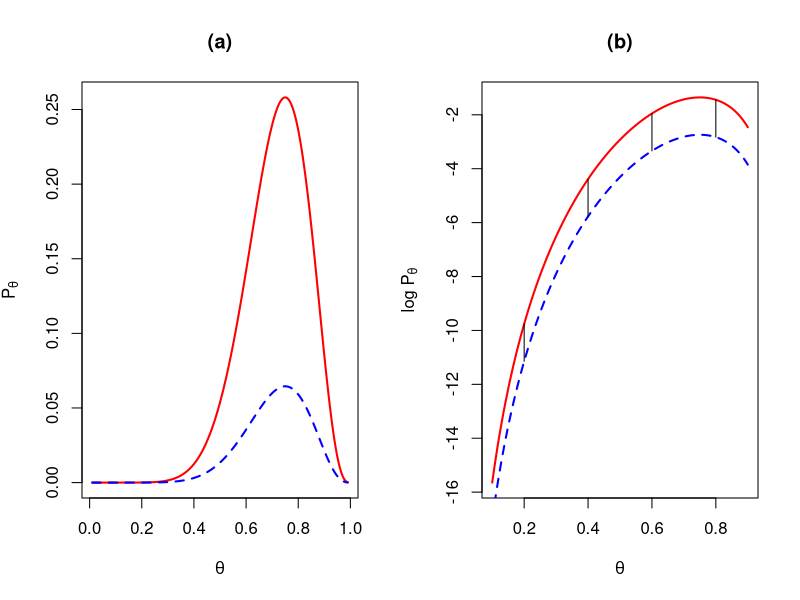
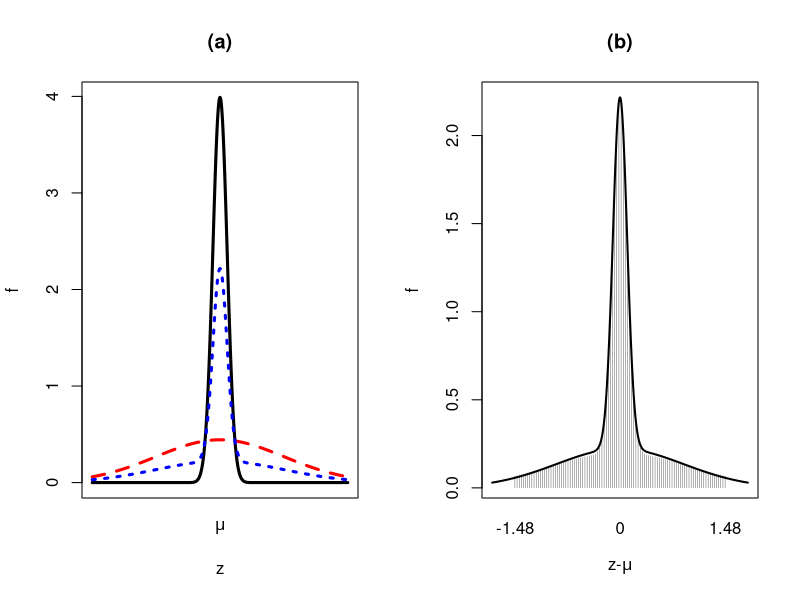
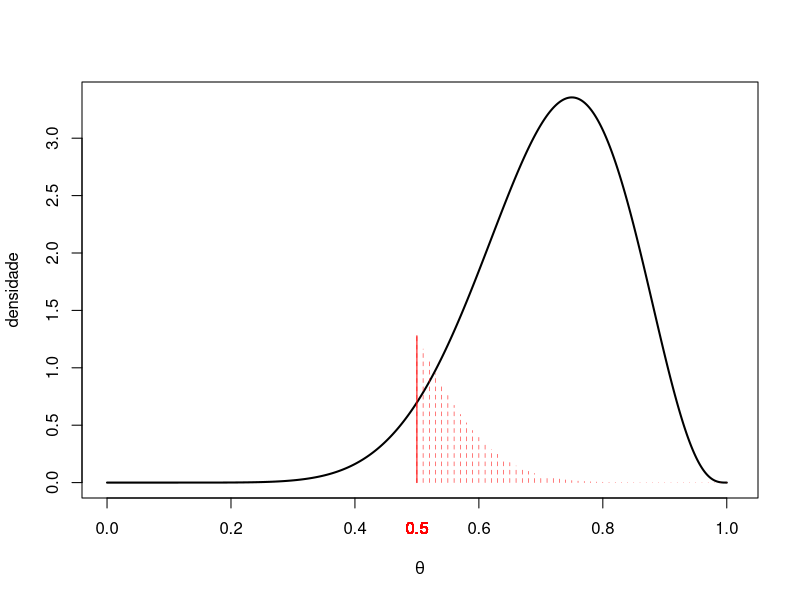

Generate these figures, in order, with R:
# Exemplo 1: Dados:  S S S F S F S S S S S F

x<-9
n<-12
k<-n-x
theta.0<-0.5

# Inferencia Classica, delineamento (parada) binomial

dbinom(0:n,n,theta.0) # probabilidades sob H_0
sum(dbinom(x:n,n,theta.0)) # p-valor
1-pbinom(x-1,n,theta.0)    # mesmo p-valor

# Infer?ncia Classica, delineamento (parada) binomial negativo

dnbinom(0:(2*x),k,1-theta.0) # probabilidades sob H_0
1-sum(dnbinom(0:(x-1),k,1-theta.0)) # p-valor
1-pnbinom(x-1,k,1-theta.0)   # mesmo p-valor

#############################
#     Fig. 1 (duas verossimilhanças para exemplo do PV)
#############################

par(mfrow=c(1,2))
theta<-seq(from=0.01,to=0.99,length=1000)

plot(theta,220*theta^9*(1-theta)^3,type='l',col='red',
     xlab=expression(theta),ylab=expression(P[theta]),lty=1,lwd=2)
lines(theta,55*theta^9*(1-theta)^3,col='blue',lty=2,lwd=2)
title(main='(a)')

theta<-seq(from=0.1,to=0.9,length=1000)
plot(theta,log(220)+9*log(theta)+3*log(1-theta),type='l',col='red',
     xlab=expression(theta),ylab=expression(paste('log',' ',P[theta])),lty=1,lwd=2)
lines(theta,log(55)+9*log(theta)+3*log(1-theta),col='blue',
      ylim=c(log(55)+9*log(0.1)+3*log(0.9),log(220)+9*log(0.9)+3*log(0.1)),lty=2,lwd=2)
title(main='(b)')

te<-c(0.2,0.4,0.6,0.8)
for(t in te){
  y.l<-log(55)+9*log(t)+3*log(1-t)
  lines(c(t,t),c(y.l,log(220)+y.l-log(55)))
}

#   Exemplo 2 (PC, misturas)

sigma.a<-0.1
sigma.b<-0.9
nivel<-0.95
z.nivel<-qnorm((1+nivel)/2)

x<-3.7

x-z.nivel*sigma.a;x+z.nivel*sigma.a   # IC, Resposta 2.1

# Calculo dos percentis da mistura

F.mistura<-function(z){0.5*pnorm(z,0,sigma.a)+0.5*pnorm(z,0,sigma.b)-(1+nivel)/2}
mist.upper<-uniroot(f=F.mistura,interval=c(0,3))$root

F.mistura<-function(z){0.5*pnorm(z,0,sigma.a)+0.5*pnorm(z,0,sigma.b)-(1-nivel)/2}
mist.lower<-uniroot(f=F.mistura,interval=c(-3,0))$root

mist.lower;mist.upper

#############################
#     Fig. 2 (mistura de va's para o PC)
#############################

par(mfrow=c(1,2))

mu<-3
z<-seq(from=-1.8,to=1.8,length=10000)
z<-mu+z
f.a<-dnorm(z,mu,sigma.a)
f.b<-dnorm(z,mu,sigma.b)
f.mist<-0.5*f.a+0.5*f.b

matplot(z,cbind(f.a,f.b,f.mist),type='l',
        ylab='f',xlab='z',xaxt='n',lwd=3,col=c('black','red','blue'))
mtext(expression(mu),side=1,line=1,at=mu)
title(main='(a)')

z<-mu-z
plot(z,f.mist,type='l',
     ylab='f',xlab=expression(paste('z','-',mu)),xaxt='n',lwd=2)
mtext('0',side=1,at=0,line=1)
title(main='(b)')

mtext(as.character(round(mist.lower,3)),side=1,line=1,at=mist.lower)
mtext(as.character(round(mist.upper,3)),side=1,line=1,at=mist.upper)

z.dots<-seq(from=mist.lower,to=mist.upper,length=100)
for(z in z.dots){
  lines(c(z,z),c(0,0.5*dnorm(z,0,0.1)+0.5*dnorm(z,0,1)),lty=1,lwd=0.3)
}

# Exemplo 1: inferencia sob probabilidade inversa

alfa<-x+1
beta<-n-x+1

1/beta(alfa,beta)  # calculo do reciproco da integral do denominador

1-pbeta(theta.0,alfa,beta)   #  probabilidade da hipótese alternativa
pbeta(theta.0,alfa,beta)     #  probabilidade da hipótese nula

(1-pbeta(theta.0,alfa,beta))/pbeta(theta.0,alfa,beta) # chances relativas

qbeta(0.025,alfa,beta); qbeta(0.975,alfa,beta)  # intervalo de credibilidade para theta, 95%

alfa/(alfa + beta)  # média da distribuição
qbeta(0.5,alfa,beta)   # mediana

#############################
#     Fig. 3 (dist. Beta(10,4)
#############################

par(mfrow=c(1,1))
theta<-seq(from=0,to=1,length=1000)

plot(theta,dbeta(theta,10,4),type='l',xlim=c(0,1.01),lwd=2,
     xlab=expression(theta),ylab='densidade')
lines(c(theta.0,theta.0),c(0,dbeta(theta.0,alfa,beta)),lwd=1,col='red')

for(t in seq(theta.0,1,0.01)) {
  lines(c(t,t),c(0,dbeta(t,alfa,beta)),lty=2,col='red',lwd=0.5)
  mtext(as.character(theta.0),at=theta.0,side=1,line=1,col='red')
}